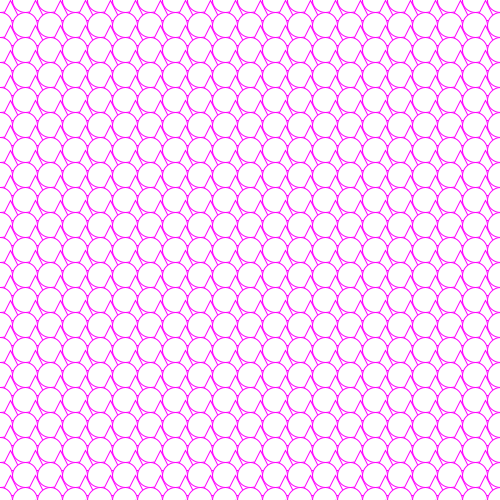
Frame 1 (no input)
Frame 60 (the mouse pressed at the canvas centre just before this capture): identical to frame 1, image omitted
Frame 120 (the mouse held since frame 60 and released just before this capture): identical to frame 1, image omitted

The Processing sketch that drew this single still picture (run headless with seeded random() and noise(); from frame 60 on, the mouse is pressed at the canvas centre):

// Processing sketch: aug08a_forloop_pattern
// ── aug08a_forloop_pattern.pde
//for loop = counter!!!!

//syntax:
//for(init; test; update){
// statements
//}
//example
//for(i=0, i<20, i+1){
//

//SIMPLE FOR LOOP
//MULTIPLE OF 5
//for(int i=0; i<105; i+=5){
//  
// println(1);
//}
//



void setup(){
  size(500,500);
  //noStroke();
  stroke(255,0,255);
  smooth();
  strokeWeight(1);
}

void draw(){
  background(255);
  fill(255);
  
  for(int i=0; i<width+5; i+=25){
    for(int j=0; j<height+5; j+=25){
      ellipse(i,j,25,25);
      triangle(i,j+20,i+10,j,i+20,j+20);
    }
  }
}
